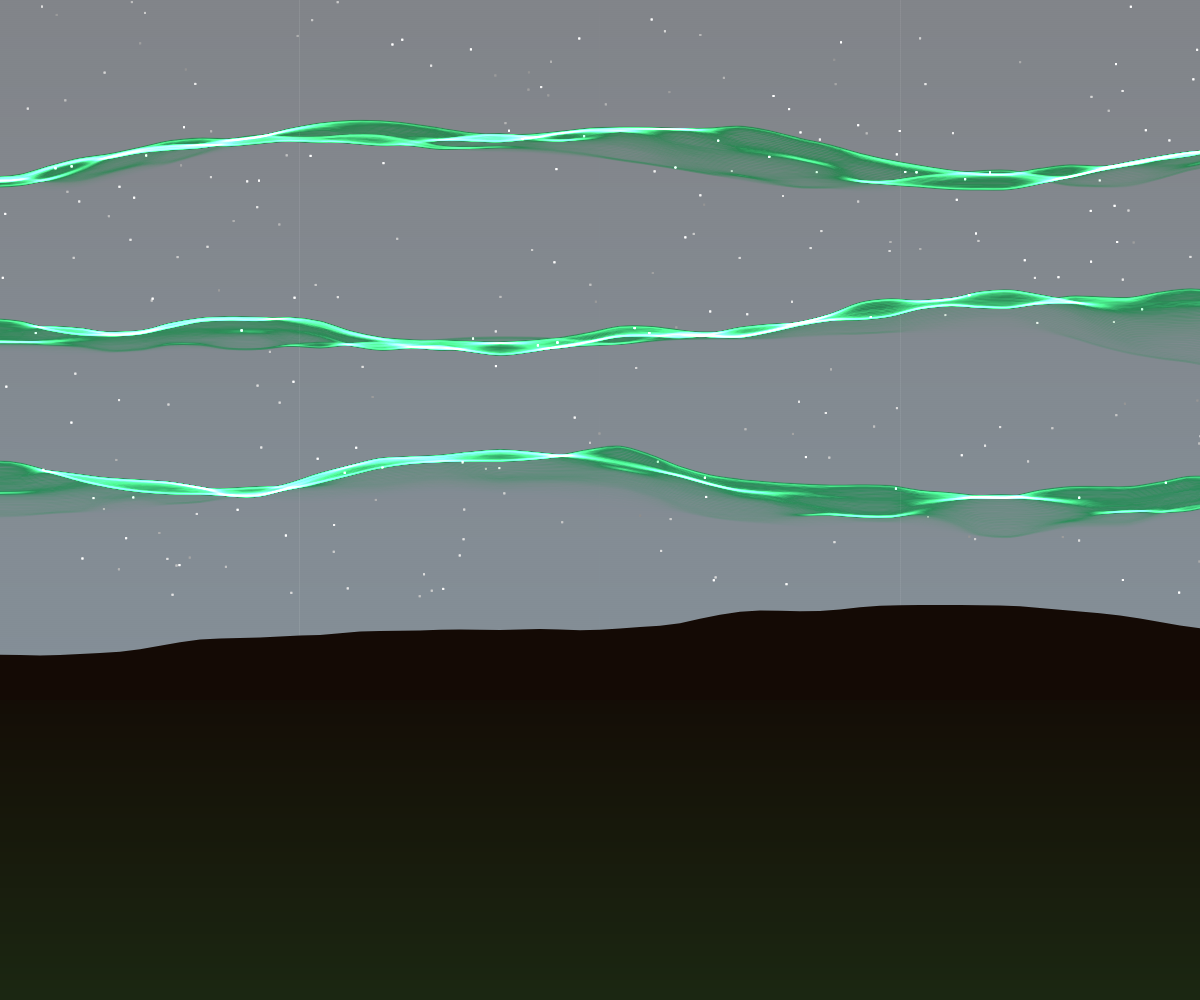
Frame 1 (no input)
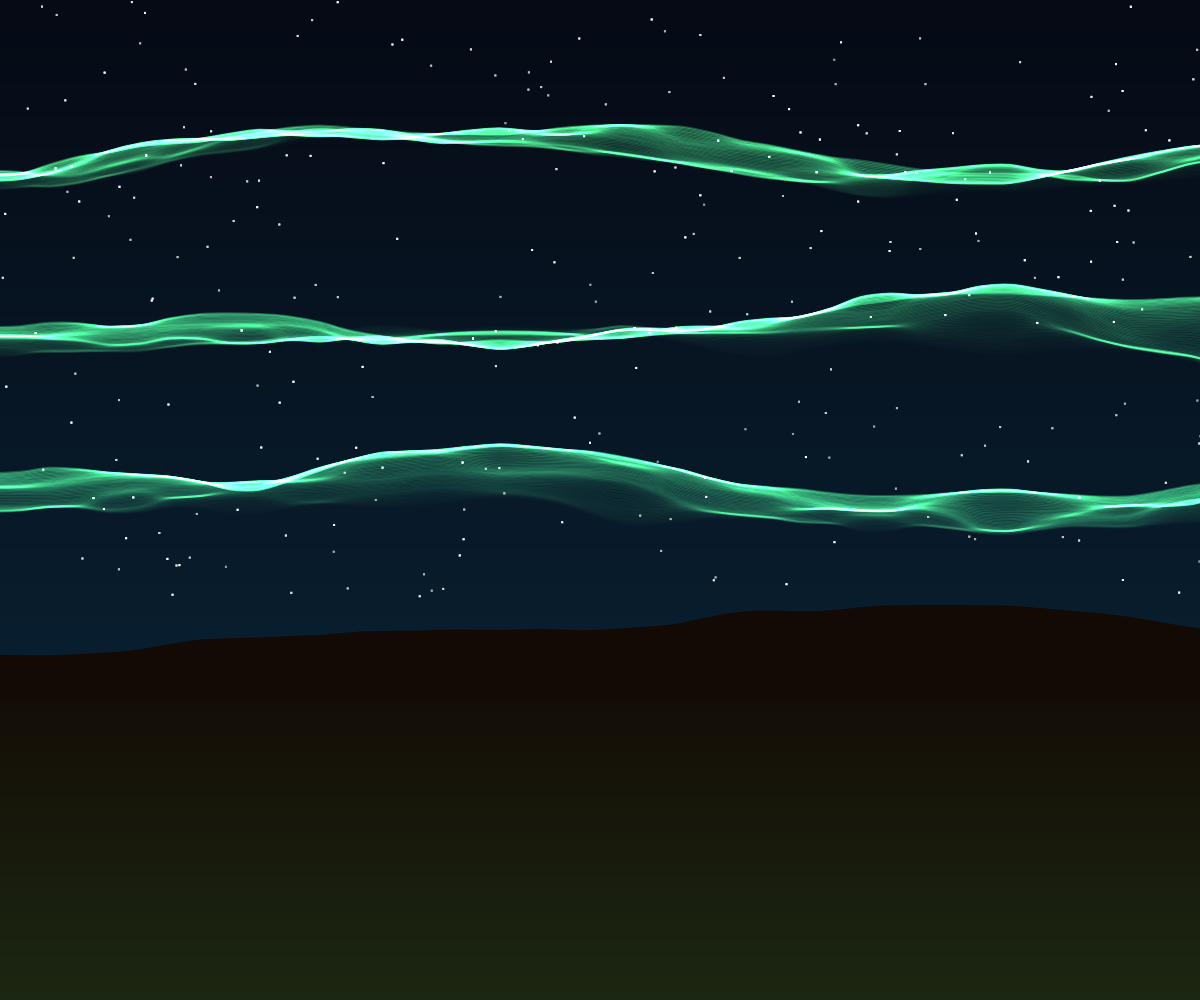
Frame 60 (no input)
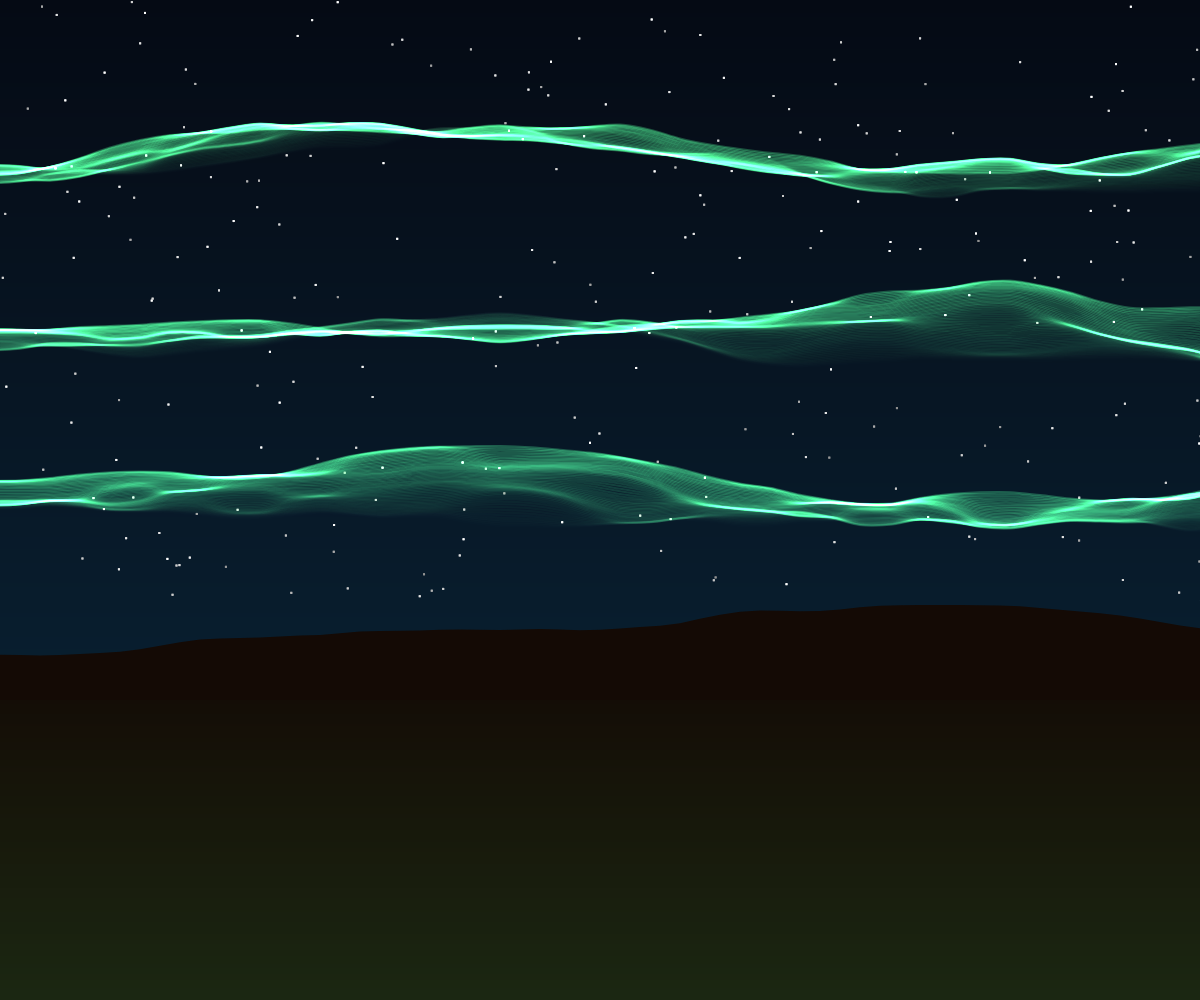
Frame 120 (the mouse pressed at the canvas centre since frame 60)

The p5.js sketch that drew these frames (run headless with seeded random() and noise() and a simulated clock; from frame 60 on, the mouse is pressed at the canvas centre):

// p5.js sketch
// ── sketch.js
let t = 0; //tiempo para animaciones
let stars = [];
let numStars = 250; 

function setup() {
  createCanvas(windowWidth, windowHeight);
  noStroke();

  let i = 0; 
  while (i < numStars) { 
    let sx = random(width); //posición x aleatoria
    let sy = random(height * 0.6); //posición y aleatoria (solo en la parte superior)
    let sb = random(180, 255); //brillo inicial aleatorio
    stars.push({ x: sx, y: sy, b: sb, n: random(1000) }); //n para variación de flicker.  n significa "noise offset". b es brillo
    i = i + 1;
  }
}

function draw() {
  drawNightSkyGradient(); 
  drawStars();
  drawAuroraBands();
  drawMartianHorizon();
  drawGroundGlow();
  t = t + 0.005; //incrementar tiempo
}

function drawNightSkyGradient() {
  let yPos = 0; //posición y inicial
  while (yPos < height) { //recorrer todo el alto del canvas
    let inter = map(yPos, 0, height, 0, 1); //interpolación de 0 (arriba) a 1 (abajo). map(valor, min1, max1, min2, max2)

    //arriba: casi negro azulado
    let rTop = 5; 
    let gTop = 10;
    let bTop = 20;

    //abajo: un azul más turquesa oscuro
    let rBot = 10;
    let gBot = 40;
    let bBot = 60;

    let rNow = lerp(rTop, rBot, inter); // interpola linealmente entre rTop y rBot según inter (0 → rTop, 1 → rBot)
    let gNow = lerp(gTop, gBot, inter); 
    let bNow = lerp(bTop, bBot, inter);

    stroke(rNow, gNow, bNow); 
    line(0, yPos, width, yPos);

    yPos = yPos + 2; 
  }
  noStroke();
}

function drawStars() {
  let i = 0;
  while (i < stars.length) { 
    let s = stars[i]; 

    //flicker leve
    let flick = sin(frameCount * 0.02 + s.n) * 40; //oscilación suave por fotograma para el parpadeo de cada estrella. frameCount * 0.02 controla la velocidad; s.n es el desfase individual.se escala a ±40 y luego se suma a s.b
    let bright = s.b + flick; 

    fill(bright);
    rect(s.x, s.y, 2, 2); 
//dibuja la "estrella" como un rectángulo de 2×2 en la posición s.x, s.y usando el fill actual.
//rect se dibuja con el modo por defecto (esquina superior izquierda); 
rect(s.x, s.y, 2),
    i = i + 1;
  }
}

function drawAuroraBands() {
  //auroras tipo tiras difusas verdes
  //usamos blendMode(ADD) para que brille tipo luz
  blendMode(ADD);

  //cuántas tiras grandes
  let bandCount = 3;
  let b = 0;
  while (b < bandCount) {
    //cada banda tiene varias capas verticales para dar grosor difuso
    let layer = 0;
    let bandThickness = 60; //px aprox
    while (layer < bandThickness) { //capas por banda
      //alpha va de 70 (casi visible) a 0 (invisible) según capa
      let alphaLayer = map(layer, 0, bandThickness, 70, 0);
      // verde marciano brillante tirando al cian
      let rA = 80;
      let gA = 255;
      let bA = 140;
      let aA = alphaLayer; 

      stroke(rA, gA, bA, aA);
      strokeWeight(2);
      noFill();

      beginShape();
      //ángulo diagonal:
      //voy a usar x pero desplazar la "altura base" según banda
      //y según t para que se mueva lento
      let xPos = -100; //empezar un poco antes del canvas
      while (xPos <= width + 100) { //terminar un poco después del canvas

        //baseY: altura general donde pasa la banda
        //b controla qué banda es (una más alta, otra media, otra baja)
        //layer mete el grosor
        let baseY = map(b, 0, bandCount - 1, height * 0.15, height * 0.5) // altura según banda. la banda más alta está en 15% del alto, la más baja en 50%. map(valor, min1, max1, min2, max2)
                    + layer * 0.4; // grosor de la banda

        //inclinación diagonal tipo "pasa de arriba izq a derecha"
        //si xPos crece, y sube un poco o baja un poco
        let diagonalTilt = xPos * 0.1 * map(b, 0, bandCount - 1, -0.003, 0.003); //la banda más alta se inclina levemente hacia abajo, la más baja levemente hacia arriba

        //ondulación suave con noise para hacerla orgánica
        let wave = map(noise(xPos * 0.002 + b * 10,t * 0.5 + layer * 0.01),0, 1,-80, 80); //onda vertical según x y t. noise(valorX, valorY) da valores entre 0 y 1. map para escalar a -80 a 80. el calculo significa que la onda cambia lentamente con t y varía un poco según la capa

        //altura final del punto de la banda
        let yPos = baseY + wave + diagonalTilt; //posición y final sumando todo

        curveVertex(xPos, yPos); //punto de la forma

        xPos = xPos + 30; //incrementar x
      }

      endShape();

      layer = layer + 1;
    }

    b = b + 1; //siguiente banda
  }

  blendMode(BLEND); //volver al modo normal
}

function drawMartianHorizon() {
  noStroke();

  //silueta: muy baja, casi toda la pantalla es cielo
  //terreno rocoso oscuro
  fill(20, 10, 5); //base super oscura

  beginShape();
  let groundLineY = height * 0.7; //línea base del horizonte
  let x2 = 0; //empezar en x=0
  while (x2 <= width) { //recorrer todo el ancho
    //relieve con ruido para que tenga cráteres/paredes
    let yRelief = groundLineY - map(noise(x2 * 0.002, 999), 0, 1, 0, 120); //ruido según x2 para variar. map para escalar a 0-120px de altura. la cuenta significa que el ruido varía lentamente con x2. 999 es un valor fijo para la segunda dimensión del ruido
    vertex(x2, yRelief); //punto del contorno
    x2 = x2 + 20; //incrementar x2
  }
  //cerrar con los bordes inferiores
  vertex(width, height);
  vertex(0, height);
  endShape(CLOSE);
}

function drawGroundGlow() {
  //pintar un gradiente verde suave desde abajo del canvas
  //hasta un poco arriba del horizonte, solo en la zona central
  let glowTop = height * 0.7; //comenzar justo en el horizonte
  let glowBottom = height; //terminar en el fondo del canvas
  let y = glowTop; //posición y inicial
  while (y < glowBottom) { //recorrer hasta el fondo
    let inter = map(y, glowTop, glowBottom, 0, 1); //interpolación de 0 (horizonte) a 1 (fondo)

    //color: un verde amarillento suave y oscuro, muy transparente
    let rG = lerp(20, 80, inter);
    let gG = lerp(40, 255, inter);
    let bG = lerp(20, 120, inter);

    fill(rG, gG, bG, 30);
    rect(0, y, width, 2);

    y = y + 2;
  }
}
